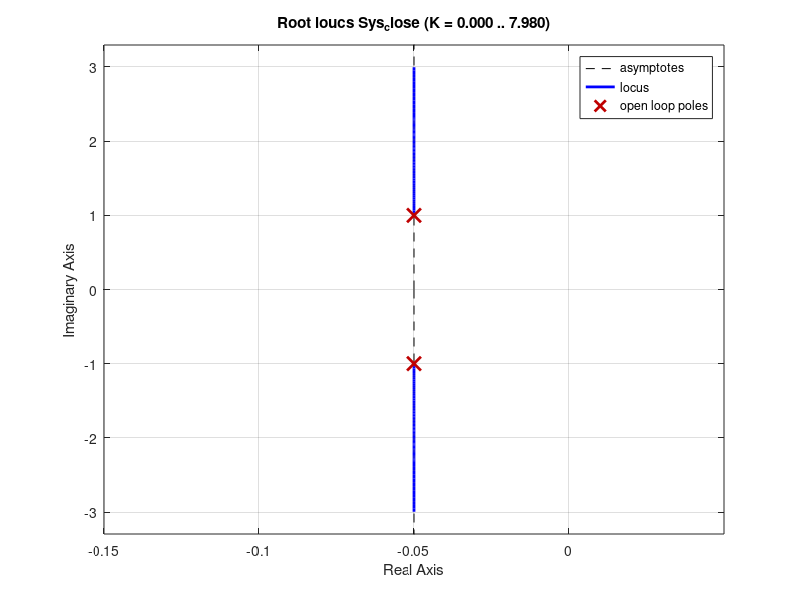

MATLAB code to generate this figure: (Note: this script raises an error after producing the figure.)
clear all
Sys = zpk([],[0, -0.1],1);
Sys_close = feedback(Sys,1);

%PO_max = 7;
%xf = (log(PO_max/100)/(-pi))^2;
%zeta = sqrt(xf/(1 + xf));
zeta = 0.65;
ts_5 = 3;
%ts_2 = ;
rlocus(Sys_close)
z_c = -0.1;

if zeta < 0.69
    w_n = 3.2/(zeta*ts_5);
else
    w_n = 4.5*zeta/ts_5;
end
%w_n = 4/(zeta*ts_2);

alpha = w_n*zeta;
beta = w_n*sqrt(1-zeta^2);
Pd_1 = -alpha + i*beta;
Pd_2 = -alpha - i*beta;


ang = angle(evalfr(Sys,Pd_1));

theta = pi - ang;
if theta<-pi
    theta = theta + 2*pi;
elseif theta>pi
    theta = theta - 2*pi;
end
if (theta<0) || (theta>pi/2)
    error('Theta is not in the correct range of 0<theta<90. Use a different compensator type.');
end

gamma1 = atan((alpha+z_c)/beta);
gamma2 = theta - gamma1;
p_c = -alpha-beta*tan(gamma2);

G_c = tf([1 -z_c],[1 -p_c]);

K = 1/abs(evalfr(G_c*Sys,Pd_1)); %1 over the gain of GcGH at Pd
G_c = K*G_c

Sys_c = G_c*Sys;
Sys_c_close = feedback(Sys_c,1);


%%
%RootLocus Plots
figure(1), rlocus(Sys), hold on, rlocus(Sys_c), grid

%%
%Calculates step responses of closed-loop systems
t = linspace(0,10,1000);
y = step(Sys_close,t);
y_c = step(Sys_c_close,t);
stepinfo(Sys_c_close)
figure(2)
subplot(2,1,1), plot(t,y), grid, title('Uncompensated')
subplot(2,1,2), plot(t,y_c), grid, title('Phase Lag Compensator')
%%